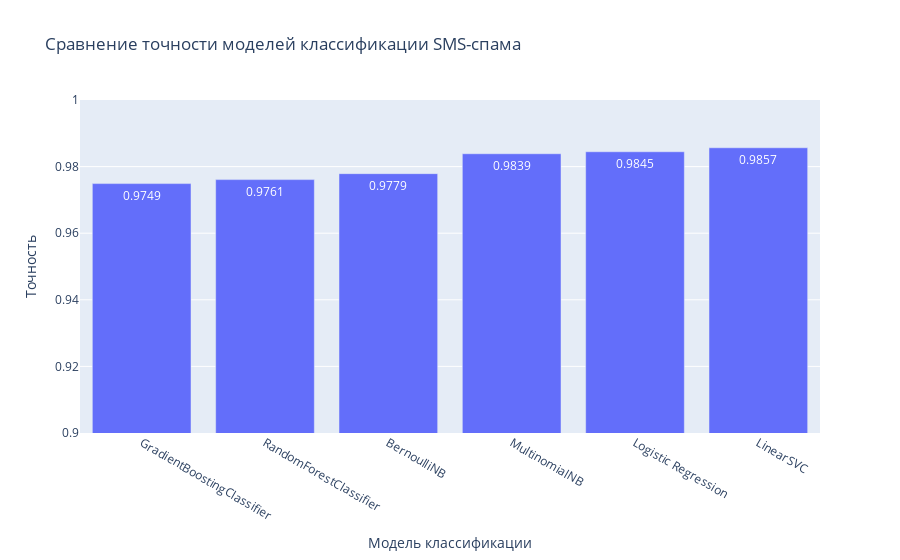
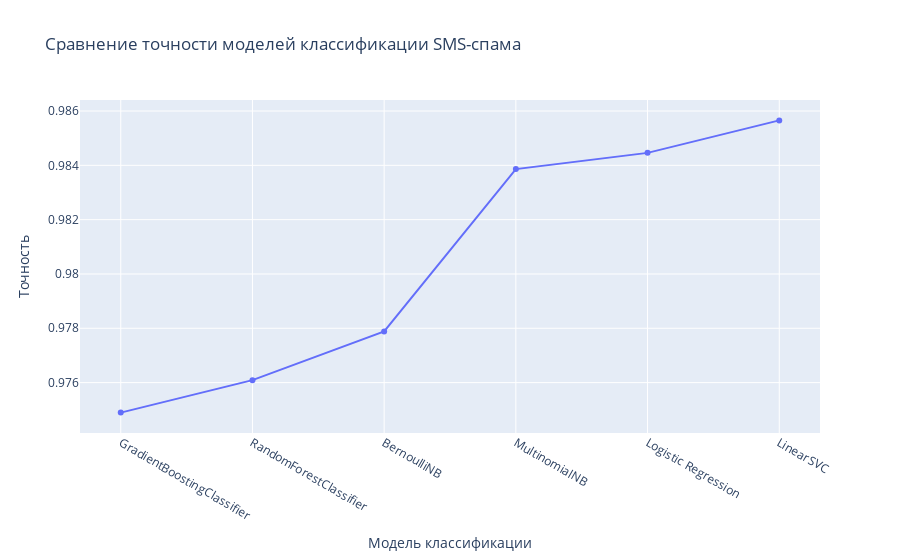

The cell these charts' notebook holds for them, in order:
### Code cell
from sklearn.ensemble import RandomForestClassifier, GradientBoostingClassifier
from sklearn.svm import LinearSVC
from sklearn.linear_model import LogisticRegression
from sklearn.naive_bayes import MultinomialNB, BernoulliNB
from sklearn.metrics import accuracy_score

# Обучение модели и прогнозирование с оценкой качества модели
model_Multinomial = MultinomialNB()
model_Multinomial.fit(X_train_vec, y_train)
y_pred_Multinomial = model_Multinomial.predict(X_test_vec)
accuracy_Multinomial = accuracy_score(y_test, y_pred_Multinomial)

# Обучение модели и прогнозирование с оценкой качества модели
model_BernoulliNB = BernoulliNB()
model_BernoulliNB.fit(X_train_vec, y_train)
y_pred_BernoulliNB = model_BernoulliNB.predict(X_test_vec)
accuracy_BernoulliNB = accuracy_score(y_test, y_pred_BernoulliNB)

# Обучение модели и прогнозирование с оценкой качества модели
model_Logistic = LogisticRegression(solver='liblinear', random_state=52)
model_Logistic.fit(X_train_vec, y_train)
y_pred_Logistic = model_Logistic.predict(X_test_vec)
accuracy_Logistic = accuracy_score(y_test, y_pred_Logistic)

# Обучение модели и прогнозирование с оценкой качества модели
model_LinearSVC = LinearSVC(random_state=52)
model_LinearSVC.fit(X_train_vec, y_train)
y_pred_LinearSVC = model_LinearSVC.predict(X_test_vec)
accuracy_LinearSVC = accuracy_score(y_test, y_pred_LinearSVC)

# Обучение модели и прогнозирование с оценкой качества модели
model_RandomForest = RandomForestClassifier(random_state=52)
model_RandomForest.fit(X_train_vec, y_train)
y_pred_RandomForest = model_RandomForest.predict(X_test_vec)
accuracy_RandomForest = accuracy_score(y_test, y_pred_RandomForest)

# Обучение модели и прогнозирование с оценкой качества модели
model_GradientBoosting = GradientBoostingClassifier(random_state=52)
model_GradientBoosting.fit(X_train_vec, y_train)
y_pred_GradientBoosting = model_GradientBoosting.predict(X_test_vec)
accuracy_GradientBoosting = accuracy_score(y_test, y_pred_GradientBoosting)

# Создания массива моделей для виджетов
array_models = [model_Multinomial,model_BernoulliNB,model_Logistic, model_LinearSVC ,model_RandomForest,model_GradientBoosting]

# Данные для dataframe с информацией модели и её оценки 
data = {
    'Модель': ['MultinomialNB', 'BernoulliNB', 'Logistic Regression', 'LinearSVC', 'RandomForestClassifier', 'GradientBoostingClassifier'],
    'Точность': [accuracy_Multinomial, accuracy_BernoulliNB, accuracy_Logistic, accuracy_LinearSVC, accuracy_RandomForest, accuracy_GradientBoosting]
}

# Создание dataframe для вывода графиков 
df_models = pd.DataFrame(data)
df_models = df_models.sort_values(by='Точность')

# Создание гистограммы  
fig = px.bar(df_models, x='Модель', y='Точность',
             title='Сравнение точности моделей классификации SMS-спама',
             labels={'Точность': 'Точность', 'Модель': 'Модель классификации'},
             text_auto=".4f", # Чтобы можно было увидеть показатели без наведения
             range_y=[0.9, 1] # Диапазон чтобы график не растягивало 
             )
fig.show()

# Создание линейного графика  
fig_line = px.line(df_models, x='Модель', y='Точность',
             title='Сравнение точности моделей классификации SMS-спама',
             labels={'Точность': 'Точность', 'Модель': 'Модель классификации'},
             markers=True # Добавление маркеров на график для наглядности
             )
fig_line.show()

### Figure 1 — Plotly figure (JSON) as saved in the notebook; plotly's stock layout.template omitted (floating-point values rounded to 4 significant figures)
{"data": [{"alignmentgroup": "True", "hovertemplate": "Модель классификации=%{x}<br>Точность=%{y}<extra></extra>", "legendgroup": "", "marker": {"color": "#636efa", "pattern": {"shape": ""}}, "name": "", "offsetgroup": "", "orientation": "v", "showlegend": false, "textposition": "auto", "texttemplate": "%{y:.4f}", "x": ["GradientBoostingClassifier", "RandomForestClassifier", "BernoulliNB", "MultinomialNB", "Logistic Regression", "LinearSVC"], "xaxis": "x", "y": [0.9749, 0.9761, 0.9779, 0.9839, 0.9845, 0.9857], "yaxis": "y", "type": "bar"}], "layout": {"xaxis": {"anchor": "y", "domain": [0.0, 1.0], "title": {"text": "Модель классификации"}}, "yaxis": {"anchor": "x", "domain": [0.0, 1.0], "title": {"text": "Точность"}, "range": [0.9, 1]}, "legend": {"tracegroupgap": 0}, "title": {"text": "Сравнение точности моделей классификации SMS-спама"}, "barmode": "relative"}}

### Figure 2 — Plotly figure (JSON) as saved in the notebook; plotly's stock layout.template omitted (floating-point values rounded to 4 significant figures)
{"data": [{"hovertemplate": "Модель классификации=%{x}<br>Точность=%{y}<extra></extra>", "legendgroup": "", "line": {"color": "#636efa", "dash": "solid"}, "marker": {"symbol": "circle"}, "mode": "lines+markers", "name": "", "orientation": "v", "showlegend": false, "x": ["GradientBoostingClassifier", "RandomForestClassifier", "BernoulliNB", "MultinomialNB", "Logistic Regression", "LinearSVC"], "xaxis": "x", "y": [0.9749, 0.9761, 0.9779, 0.9839, 0.9845, 0.9857], "yaxis": "y", "type": "scatter"}], "layout": {"xaxis": {"anchor": "y", "domain": [0.0, 1.0], "title": {"text": "Модель классификации"}}, "yaxis": {"anchor": "x", "domain": [0.0, 1.0], "title": {"text": "Точность"}}, "legend": {"tracegroupgap": 0}, "title": {"text": "Сравнение точности моделей классификации SMS-спама"}}}
